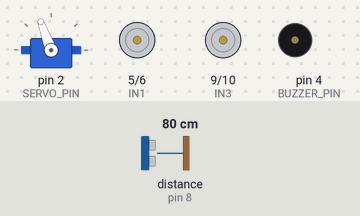
This sketch was run on a simulated Arduino Uno, built with avr-gcc and run on an emulated ATmega328P. Shown: servo, motor-driver pin pairs drawn as motors (green arrow = first pin HIGH = forward, orange = second pin HIGH = backward, longer = more drive, scaled by the enable pin), buzzer (waves = sounding). Wiring (inferred from the names in the program): ultrasonic range finder: trigger pin 7; echo pin 8. The test bench sets the inputs (shaded band); at power-on: distance to the obstacle (sensor on pin 8) 80 cm. The echo pulse lasts 58.3 µs per cm.

Above: at 4.7 s.
6.1 s: distance to the obstacle (sensor on pin 8) set to 53 cm
At 7.2 s:
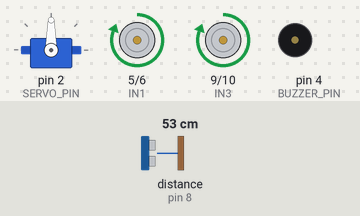
9.1 s: distance to the obstacle (sensor on pin 8) set to 45 cm
At 10.1 s:
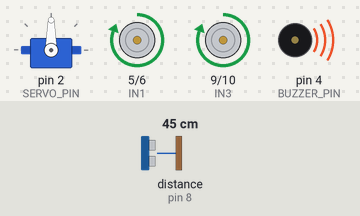
12.1 s: distance to the obstacle (sensor on pin 8) set to 2 cm
At 12.8 s:
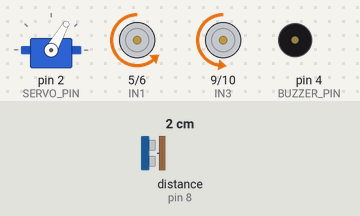
15.1 s: distance to the obstacle (sensor on pin 8) set to 27 cm
18.1 s: distance to the obstacle (sensor on pin 8) set to 35 cm
21.1 s: distance to the obstacle (sensor on pin 8) set to 4 cm
At 21.8 s:
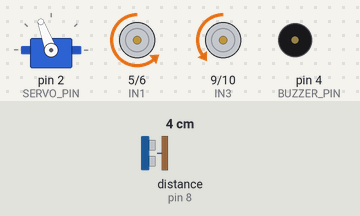
Timing chart, 0 to 25.1 s (numbered marks = the images above; inputs shaded):
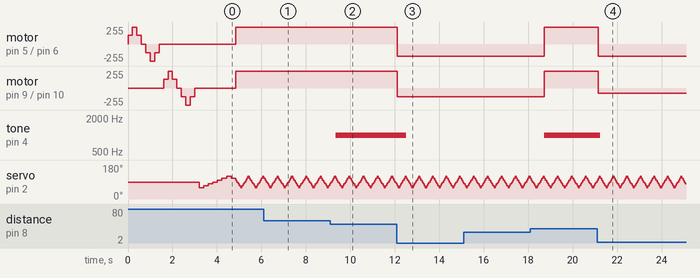

Measured:
- the behaviour switches between 51 and 50 cm on distance to the obstacle (sensor on pin 8) (found by bisection; images 1 and 2)
- after the input at 9.1 s, tone on pin 4 (BUZZER_PIN): silent → 1000 Hz after 0.24 s
- after the input at 12.1 s, motor on pin 5 (IN1) / pin 6 (IN2): forward 255/255 → backward 180/255 at once; motor on pin 9 (IN3) / pin 10 (IN4): forward 255/255 → backward 128/255 at once; tone on pin 4 (BUZZER_PIN): 1000 Hz → silent after 0.42 s
- after the input at 18.1 s, motor on pin 5 (IN1) / pin 6 (IN2): backward 180/255 → forward 255/255 after 0.62 s; motor on pin 9 (IN3) / pin 10 (IN4): backward 128/255 → forward 255/255 after 0.62 s; tone on pin 4 (BUZZER_PIN): silent → 1000 Hz after 0.62 s
- after the input at 21.1 s, motor on pin 5 (IN1) / pin 6 (IN2): forward 255/255 → backward 180/255 after 0.05 s; motor on pin 9 (IN3) / pin 10 (IN4): forward 255/255 → backward 80/255 after 0.05 s; tone on pin 4 (BUZZER_PIN): 1000 Hz → silent after 0.15 s
- by itself, servo on pin 2 (SERVO_PIN): repeats every 0.61 s: 120° 0.05 s, 110° 0.05 s, 100° 0.05 s, 90° 0.05 s, 80° 0.05 s, 70° 0.05 s, 60° 0.05 s, 70° 0.05 s, 80° 0.05 s, 90° 0.05 s, 100° 0.05 s, 110° 0.05 s

The sketch:

Arduino_car_teliko.ino
```cpp
#include <Servo.h>
Servo servo;

// Ορισμός Pin του HC-SR04
#define TRIG 7
#define ECHO 8

// Ορισμός Pin του L298N
#define IN1 5
#define IN2 6
#define IN3 9
#define IN4 10
#define ENA 3
#define ENB 11

// Pin  σερβοκινητήρα
#define SERVO_PIN 2

// Pin buzzer
#define BUZZER_PIN 4

enum Motor { LEFT, RIGHT };

// Set motor speed: 255 full ahead, -255 full reverse, 0 stop
void go(enum Motor m, int speed)
{
    digitalWrite(m == LEFT ? IN1 : IN3, speed > 0 ? HIGH : LOW);
    digitalWrite(m == LEFT ? IN2 : IN4, speed <= 0 ? HIGH : LOW);
    analogWrite(m == LEFT ? ENA : ENB, speed < 0 ? -speed : speed);
}

// Initial motor test:
// left motor forward then back
// right motor forward then back
void testMotors()
{
    static int speed[8] = { 128, 255, 128, 0, -128, -255, -128, 0 };
    go(RIGHT, 0);

    for (unsigned char i = 0; i < 8; i++)
        go(LEFT, speed[i]), delay(200);

    for (unsigned char i = 0; i < 8; i++)
        go(RIGHT, speed[i]), delay(200);
}

// Διαβαζει την τιμή από τον ultrasonic αισθητήρα και επιστρέφει την απόσταση σε mm
unsigned int readDistance()
{
    digitalWrite(TRIG, HIGH);
    delayMicroseconds(10);
    digitalWrite(TRIG, LOW);
    unsigned long period = pulseIn(ECHO, HIGH);
    return period * 343 / 2000;
}

#define NUM_ANGLES 7
unsigned char sensorAngle[NUM_ANGLES] = { 60, 70, 80, 90, 100, 110, 120 };
unsigned int distance[NUM_ANGLES];

// Σκανάρει την περιοχή περιστρέφοντας τον αισθητήρα υπερήχων δεξιά και αριστερά.
void readNextDistance()
{
    static unsigned char angleIndex = 0;
    static signed char step = 1;

    distance[angleIndex] = readDistance();
    angleIndex += step;
    if (angleIndex == NUM_ANGLES - 1) step = -1;
    else if (angleIndex == 0) step = 1;
    servo.write(sensorAngle[angleIndex]);
}

// Initial configuration
void setup() {
    pinMode(TRIG, OUTPUT);
    pinMode(ECHO, INPUT);
    digitalWrite(TRIG, LOW);

    pinMode(ENA, OUTPUT);
    pinMode(IN1, OUTPUT);
    pinMode(IN2, OUTPUT);
    pinMode(IN3, OUTPUT);
    pinMode(IN4, OUTPUT);
    pinMode(ENB, OUTPUT);

    // Ρύθμιση του buzzer ως έξοδος
    pinMode(BUZZER_PIN, OUTPUT);

    servo.attach(SERVO_PIN);
    servo.write(90);

    go(LEFT, 0);
    go(RIGHT, 0);

    testMotors();

    // Scan the surroundings before starting
    servo.write(sensorAngle[0]);
    delay(200);
    for (unsigned char i = 0; i < NUM_ANGLES; i++)
        readNextDistance(), delay(200);
}

void loop() {
    readNextDistance();

    // See if something is too close at any angle
    unsigned char tooClose = 0;
    for (unsigned char i = 0; i < NUM_ANGLES; i++) {
        if (distance[i] < 300) {
            tooClose = 1;
        }

        // Έλεγχος αν η απόσταση είναι μεταξύ 30 cm και 50 cm
        if (distance[i] >= 300 && distance[i] <= 500) {
            // Ενεργοποίηση του buzzer
            tone(BUZZER_PIN, 1000); // 1000 Hz προειδοποιητικός ήχος
        } else {
            // Απενεργοποίηση του buzzer
            noTone(BUZZER_PIN);
        }
    }

    if (tooClose) {
        // Something's nearby: back up left
        go(LEFT, -180);
        go(RIGHT, -80);
    } else {
        // Nothing in our way: go forward
        go(LEFT, 255);
        go(RIGHT, 255);
    }

    // Check the next direction in 50 ms
    delay(50);
}
```
